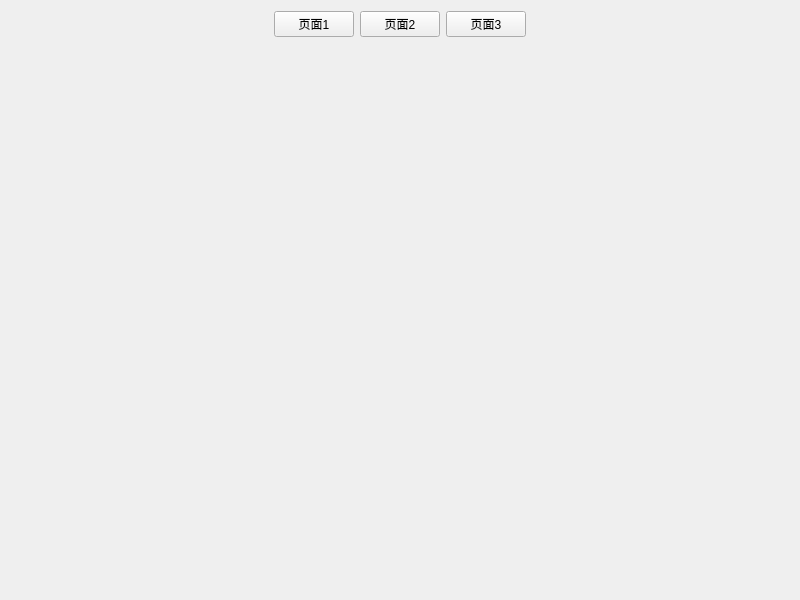
<?xml version="1.0" encoding="UTF-8"?>
<ui version="4.0">
 <class>Widget</class>
 <widget class="QWidget" name="Widget">
  <property name="geometry">
   <rect>
    <x>0</x>
    <y>0</y>
    <width>800</width>
    <height>600</height>
   </rect>
  </property>
  <property name="windowTitle">
   <string>Widget</string>
  </property>
  <layout class="QHBoxLayout" name="horizontalLayout_2">
   <item>
    <layout class="QVBoxLayout" name="verticalLayout">
     <item>
      <layout class="QHBoxLayout" name="horizontalLayout">
       <item>
        <spacer name="horizontalSpacer">
         <property name="orientation">
          <enum>Qt::Horizontal</enum>
         </property>
         <property name="sizeHint" stdset="0">
          <size>
           <width>40</width>
           <height>20</height>
          </size>
         </property>
        </spacer>
       </item>
       <item>
        <widget class="QPushButton" name="pushButton">
         <property name="text">
          <string>页面1</string>
         </property>
        </widget>
       </item>
       <item>
        <widget class="QPushButton" name="pushButton_2">
         <property name="text">
          <string>页面2</string>
         </property>
        </widget>
       </item>
       <item>
        <widget class="QPushButton" name="pushButton_3">
         <property name="text">
          <string>页面3</string>
         </property>
        </widget>
       </item>
       <item>
        <spacer name="horizontalSpacer_2">
         <property name="orientation">
          <enum>Qt::Horizontal</enum>
         </property>
         <property name="sizeHint" stdset="0">
          <size>
           <width>40</width>
           <height>20</height>
          </size>
         </property>
        </spacer>
       </item>
      </layout>
     </item>
     <item>
      <widget class="QStackedWidget" name="stackedWidget">
       <widget class="QWidget" name="page"/>
       <widget class="QWidget" name="page_2"/>
      </widget>
     </item>
    </layout>
   </item>
  </layout>
 </widget>
 <resources/>
 <connections/>
</ui>
